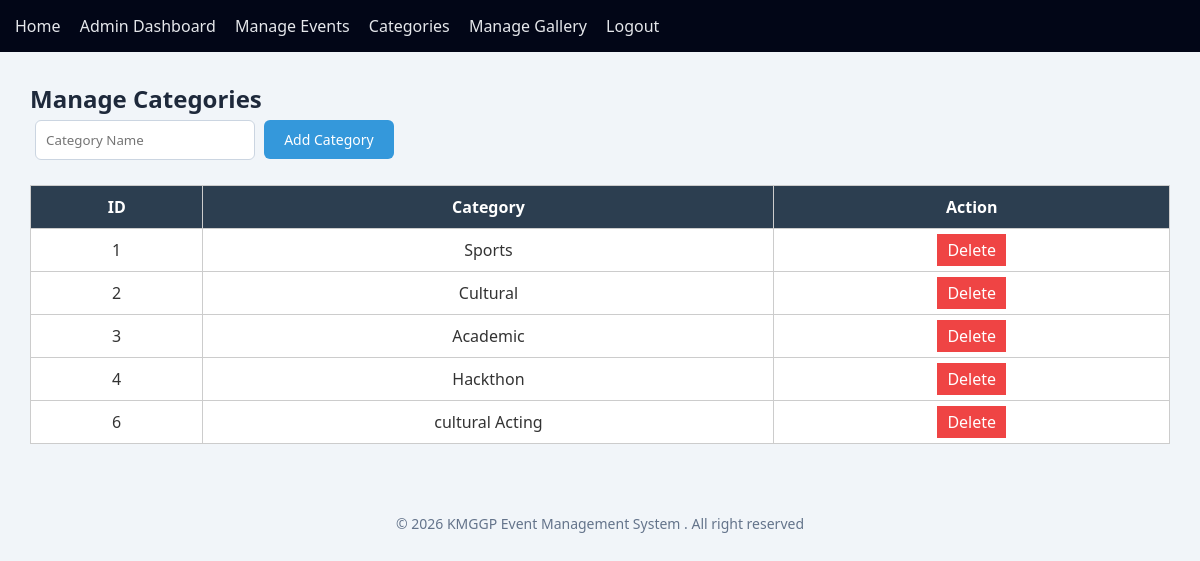
Screenshot of /manage_categories.php (signed in) with the database file from the repository.
### tables this page shows
CREATE TABLE `categories` (
  `id` int(11) NOT NULL,
  `category_name` varchar(100) NOT NULL
);

### manage_categories.php (the view, shortened to what this page needs)
<?php
include("../config/db.php");
include("../includes/header.php");
include("../includes/navbar.php");
$data = mysqli_query($conn, "SELECT * FROM categories");
?>
<div class="admin-box">
    <h2>Manage Categories</h2>
    <form method="post" class="admin-form">
        <input type="text" name="category_name" placeholder="Category Name" required>
        <button name="add">Add Category</button>
    </form>
    <table class="admin-table">
        <tr>
            <th>ID</th>
            <th>Category</th>
            <th>Action</th>
        </tr>
        <?php while($row = mysqli_fetch_assoc($data)){ ?>
        <tr>
            <td><?= $row['id'] ?></td>
            <td><?= $row['category_name'] ?></td>
            <td>
                <a href="?delete=<?= $row['id'] ?>" class="btn-danger">Delete</a>
            </td>
        </tr>
        <?php } ?>
    </table>
</div>
<?php include("../includes/footer.php"); ?>

### style.css (style rules this page uses)
body { margin: 0; font-family: Arial, sans-serif; background: #f4f4f4; }
.admin-box { padding:30px; }
.admin-form input, .admin-form select { padding:10px; margin:5px; }
.admin-form button { padding:10px 20px; background:#3498db; color:#fff; border:none; }
.admin-table { width:100%; border-collapse:collapse; margin-top:20px; }
.admin-table th, .admin-table td { border:1px solid #ccc; padding:10px; }
.btn-danger { background:red; color:#fff; padding:5px 10px; text-decoration:none; }

### admin.css (style rules this page uses)
* { margin:0; padding:0; box-sizing:border-box; font-family:'Segoe UI',sans-serif; }
body { background:#f1f5f9; color:#1e293b; }
input, select { padding:10px; border-radius:6px; border:1px solid #cbd5e1; outline:none; transition:0.2s; }
button, .btn { padding:10px 16px; border:none; border-radius:6px; cursor:pointer; text-decoration:none; font-size:14px; }
.btn-danger { background:#ef4444; color:white; }
table { width:100%; border-collapse:collapse; }
table th { background:#2563eb; color:white; padding:12px; }
table td { padding:12px; border-bottom:1px solid #e2e8f0; text-align:center; }
table { width: 100%; border-collapse: collapse; }
table th { background: #2c3e50; color: white; padding: 10px; }
table td { background: #ffffff; color: #333; padding: 10px; border: 1px solid #ddd; }

### rows the page displays
categories: id "1", category_name "Sports"
categories: id "2", category_name "Cultural"
categories: id "3", category_name "Academic"
categories: id "4", category_name "Hackthon"
categories: id "6", category_name "cultural Acting"
